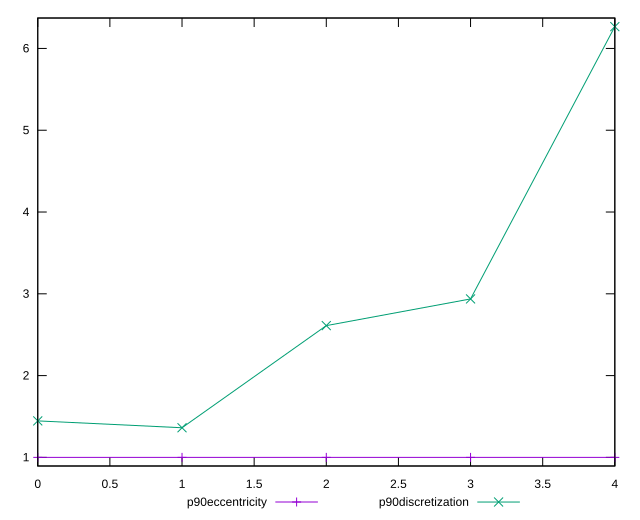

Recreate this plot in gnuplot.
reset

$p90Eccentricity <<EOF
0 1
1 1.0000000000000002
2 1.0000000000000002
3 1.0000000000000004
4 1.0000000000000022
EOF

$p90Discretization <<EOF
0 1.4461538461538461
1 1.3623188405797102
2 2.611111111111111
3 2.9375
4 6.266666666666667
EOF

set key outside below
set xrange [0:4]
set yrange [0.8946666666666667:6.372]
set trange [0.8946666666666667:6.372]
set terminal svg size 640, 520 enhanced background rgb 'white'
set output "report_00013_2021-02-09T12-04-24.940Z/unused-javascript/progression/eccentricity.svg"

plot $p90Eccentricity title "p90eccentricity" with linespoints, \
     $p90Discretization title "p90discretization" with linespoints

reset
